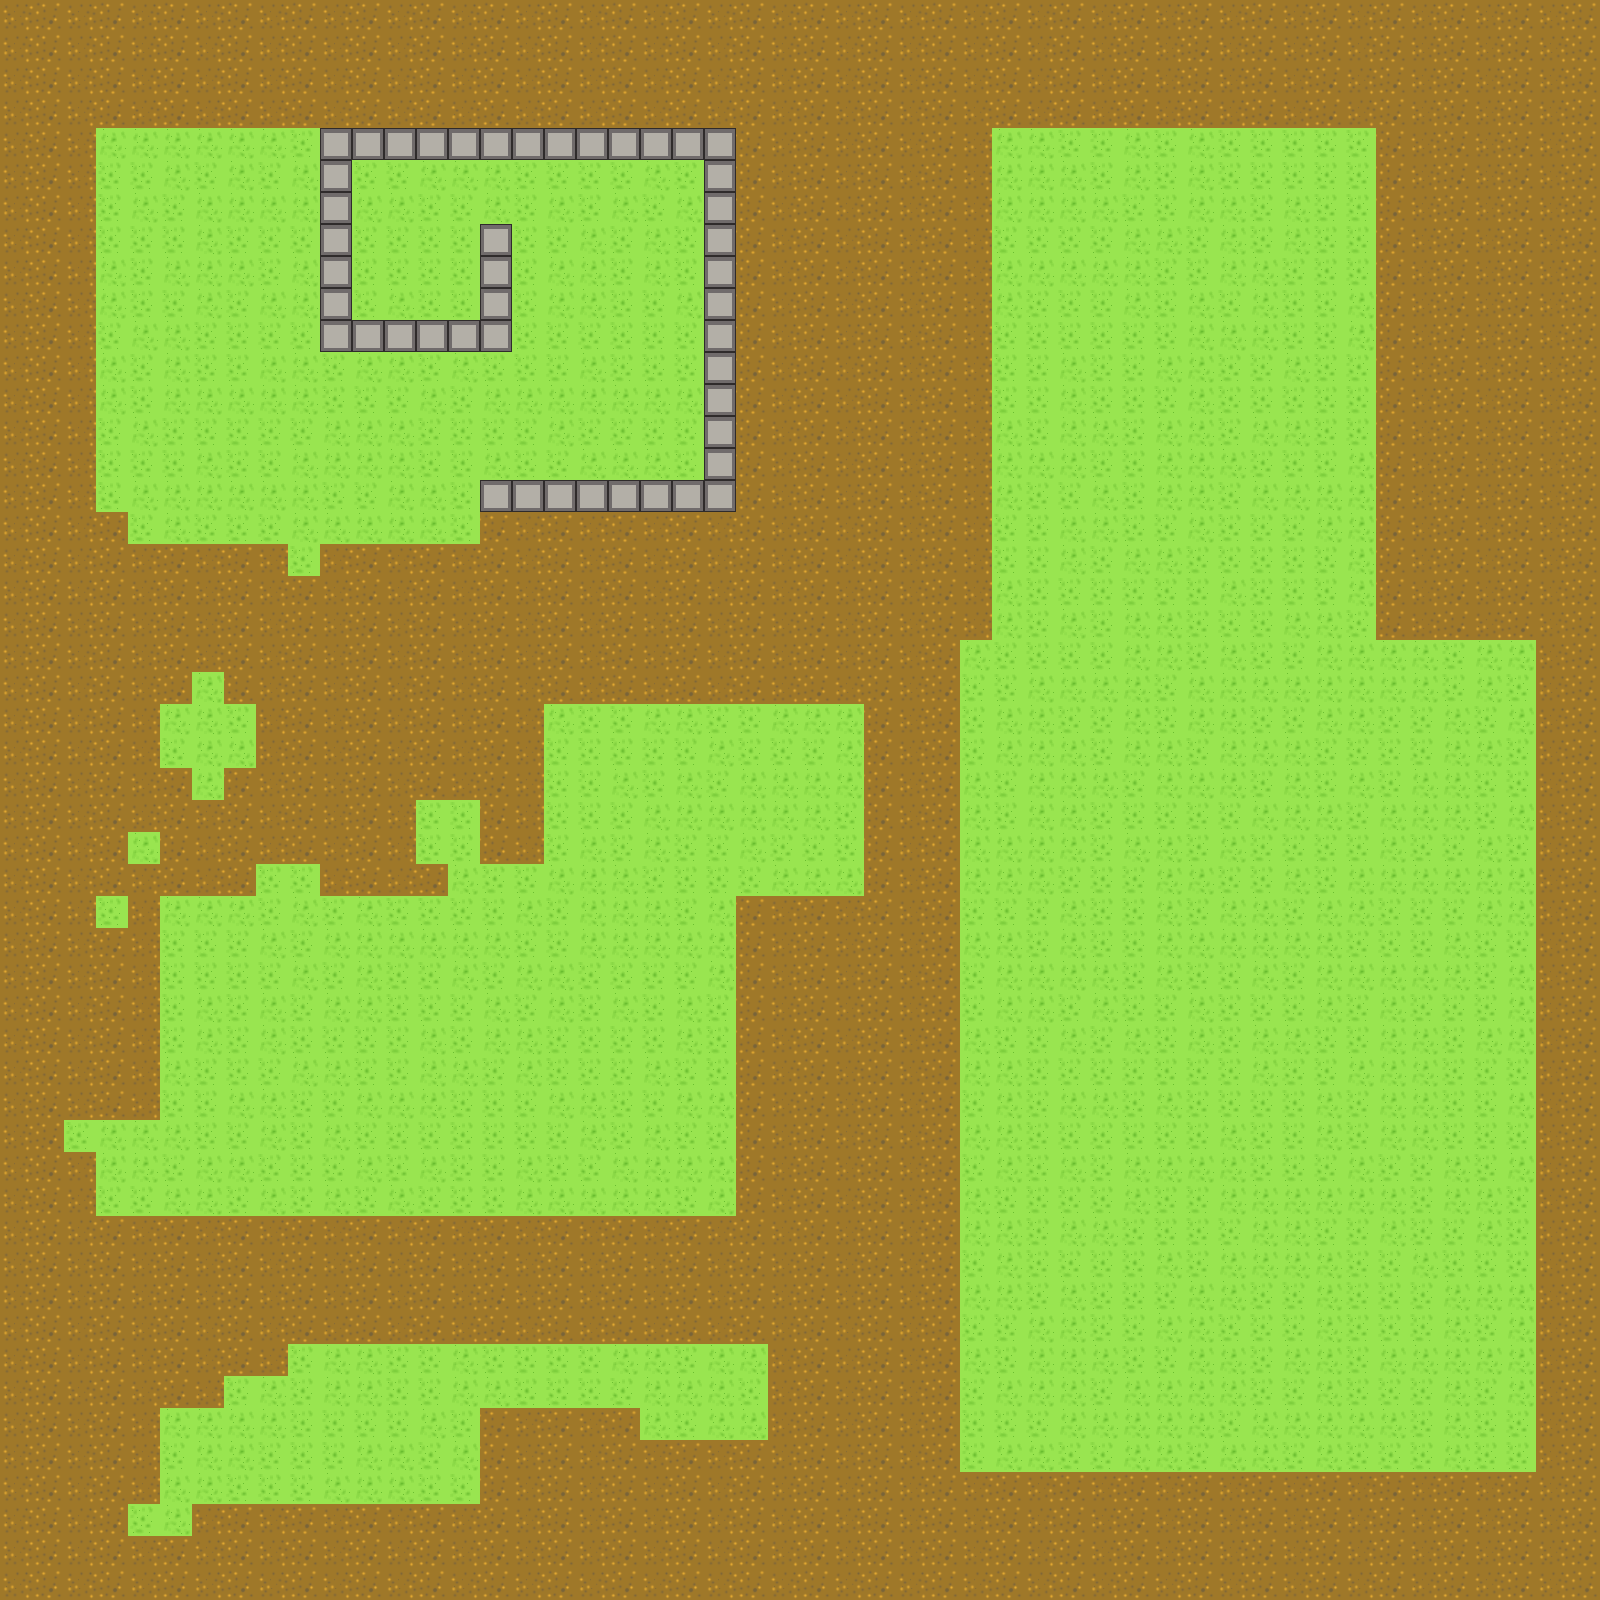

Rendered tile map (Tiled .tmx) drawn with the repository's tilesets; below, a short description and the map source with its tile grids summarised:
An orthogonal 50x50 tile map with 32x32 px tiles, 2 tile layers (Ground, Walls), 3 tilesets and 12 objects (6x wall, 5x enemy1, player).

<map version="1.9" tiledversion="1.9.2" orientation="orthogonal" renderorder="right-down" width="50" height="50" tilewidth="32" tileheight="32" infinite="0" nextlayerid="4" nextobjectid="15">
 <tileset firstgid="1" source="dirt.tsx" />
 <tileset firstgid="3" source="grass.tsx" />
 <tileset firstgid="5" source="walls.tsx" />
 <layer id="1" name="Ground" width="50" height="50">
  <data>[2500 cells, 2500 non-empty, 4 distinct tile ids]</data>
 </layer>
 <layer id="3" name="Walls" width="50" height="50">
  <data>[2500 cells, 45 non-empty, 1 distinct tile ids]</data>
 </layer>
 <objectgroup id="2" name="Things">
  <object id="3" name="wall" x="480" y="480" width="256" height="32" />
  <object id="4" name="player" x="768" y="608" width="32" height="32" />
  <object id="5" name="wall" x="320" y="128" width="416" height="32" />
  <object id="6" name="wall" x="704" y="160" width="32" height="320" />
  <object id="7" name="wall" x="320" y="320" width="192" height="32" />
  <object id="8" name="wall" x="320" y="160" width="32" height="160" />
  <object id="9" name="wall" x="480" y="224" width="32" height="96" />
  <object id="10" name="enemy1" x="1024" y="256" width="32" height="32" />
  <object id="11" name="enemy1" x="1280" y="416" width="32" height="32" />
  <object id="12" name="enemy1" x="1056" y="672" width="32" height="32" />
  <object id="13" name="enemy1" x="768" y="1024" width="32" height="32" />
  <object id="14" name="enemy1" x="448" y="928" width="32" height="32" />
 </objectgroup>
</map>
